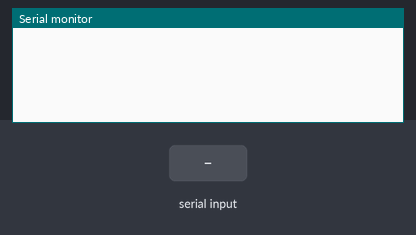
The sketch below on a simulated Arduino Uno, built with avr-gcc and run on an emulated ATmega328P. Parts: the last lines printed to the serial monitor. The test bench sets the inputs (shaded band).

Above: at 1.2 s.
1.3 s: "*" received over the second serial link
At 2.5 s:
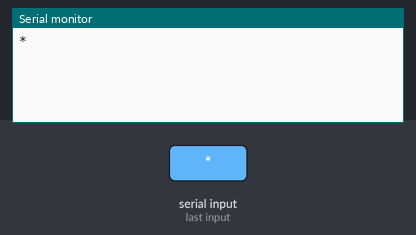
2.8 s: "90,45\n" received over the second serial link
At 3.9 s:
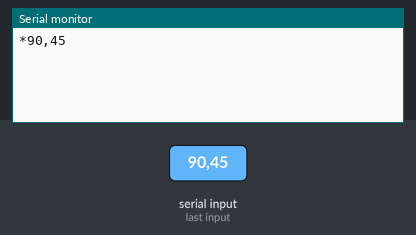
4.3 s: "5\n" received over the second serial link
At 5.0 s:
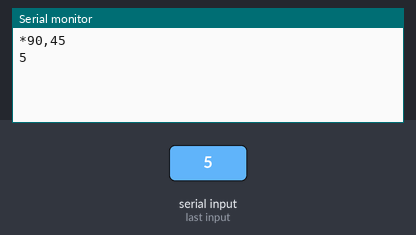

The sketch:

checkoff_2.ino
```cpp
/*
 * Two-way communication from your computer terminal
 * to ATmega via Arduino
 */

#include <SoftwareSerial.h>

void clearSendBuff();

SoftwareSerial atmega_serial (8,9); //(RX, TX)
#define BUFFLEN 50
char sendBuff[BUFFLEN];

void setup() {
  Serial.begin(115200);
  atmega_serial.begin(9600);
}

void loop() {
  // DISPLAY ATMEGA RESPONSES
  while(atmega_serial.available() > 0) {
    Serial.print((char)atmega_serial.read());
  }

  // SEND ATMEGA COMMANDS
  int i = 0;
  clearSendBuff();
  while(Serial.available() > 0) {
    sendBuff[i++] = Serial.read();
  }
  int ignore = 0;
  for(int j=0; j<i; j++) {
    if(ignore) {
      ignore = 0;
    } else if(sendBuff[j] == '*') {
      unsigned char binVal = sendBuff[j+1] - 48;
      atmega_serial.write(&binVal, 1);
      ignore = 1;
    } else {
      atmega_serial.print(sendBuff[j]);
    }
  }

}

void clearSendBuff() {
  for(int i=0; i<BUFFLEN; i++) {
    sendBuff[i] = 0;
  }
}

/*
 * t*0*0*0*0*0*0*0*0*0*0*0
 *
 */
```

Measured:
- after the input at 1.3 s, the serial monitor: prints a new line at once (image 1)
- after the input at 2.8 s, the serial monitor: prints a new line at once (image 2)
- after the input at 4.3 s, the serial monitor: prints a new line at once (image 3)
